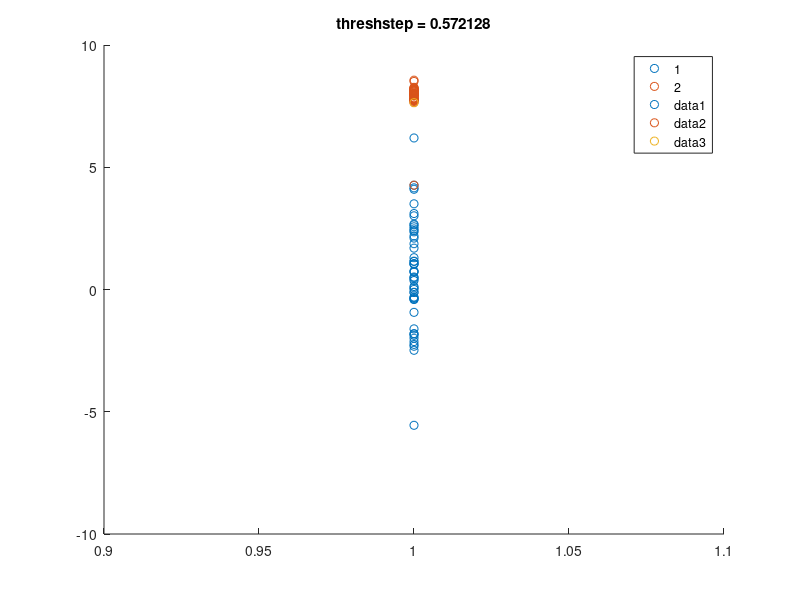

The MATLAB source for this figure: (Note: this script raises an error after producing the figure.)
%make random data
nn = 50;

sig1 = 2.0;
mu1 = 1;
d1 = randn(nn, 1)*sig1 + mu1;

sig2 = 0.2;
mu2 = 8;
d2 = randn(nn, 1)*sig2 + mu2;

%give it labels
G = [d1;d2];
L = [ones(nn,1)*1;ones(nn,1)*2];
DIRL = [1;2];

axvs = ones(2*nn,1);

%% 

%compute std
s1 = std(d1)
s2 = std(d2)


% if(s1 > s2)
%     grad = (s1./s2) .* sign(s2-s1)
% else
% 	grad = (s2./s1) .* sign(s1-s2)
% end
% threshstep = (atan(0.5*grad) / pi) + 0.5


grad = ((min([s1,s2])/max([s1,s2])) - 1)
threshstep = 0.5 + sign(s2-s1)*grad*0.08

% all of these suck
% threshstep = (3 ./ ((s2-s1))) + 0.5
% threshstep = s1 ./ (s1 + s2)
% threshstep = s2 ./ (2*s1)
% threshstep = s1 ./ (s2 + 1)
% threshstep = ((s1-s2) ./ (s1 + s2))
% threshstep = abs(s1-s2) ./ (s1 + s2)
% threshstep = 0.5

% sort and try thresholds
GS = sort(G);
GD = diff(GS);

accall = 0;
thrshB = 0;
bordz = [];
for ii = 1:length(GD)
   thrsh = GS(ii) + GD(ii)*threshstep;
   abv = G > thrsh;
   classG = DIRL(abv+1);
   corr = classG == L;
   accG = mean(corr);
   if(accG > accall)  %save best thresh
      accall = accG;
      thrshB = thrsh;
      bordz = [GS(ii), GS(ii+1)];
   end
end
thrshB

%plot it
figure
gscatter(axvs,G,L)
hold on
scatter(1,thrshB,'gx')
hold on
scatter(1,bordz(1),'ko')
hold on
scatter(1,bordz(2),'ko')
hold off
str = sprintf('threshstep = %f',threshstep);
title(str)

%% now it's weaponized

W = ones(2*nn,1)/(2*nn);
[Thresh,bestscore,IG] = DecisionStumpBasic(G,W,L)



